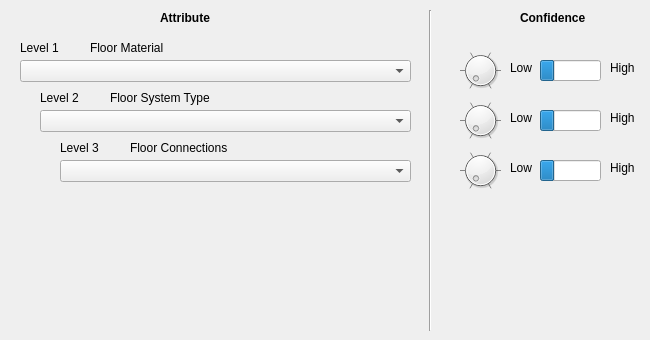
   <widget class="QWidget" name="tabWidgetPage5">
    <attribute name="title">
     <string>Floor</string>
    </attribute>
    <widget class="QDial" name="floor_mat_bp">
     <property name="geometry">
      <rect>
       <x>460</x>
       <y>50</y>
       <width>41</width>
       <height>41</height>
      </rect>
     </property>
     <property name="maximum">
      <number>99</number>
     </property>
     <property name="singleStep">
      <number>10</number>
     </property>
     <property name="wrapping">
      <bool>false</bool>
     </property>
     <property name="notchTarget">
      <double>10.000000000000000</double>
     </property>
     <property name="notchesVisible">
      <bool>true</bool>
     </property>
    </widget>
    <widget class="QLabel" name="label_58">
     <property name="geometry">
      <rect>
       <x>90</x>
       <y>40</y>
       <width>181</width>
       <height>16</height>
      </rect>
     </property>
     <property name="text">
      <string>Floor Material</string>
     </property>
    </widget>
    <widget class="QLabel" name="label_59">
     <property name="geometry">
      <rect>
       <x>520</x>
       <y>10</y>
       <width>81</width>
       <height>16</height>
      </rect>
     </property>
     <property name="font">
      <font>
       <weight>75</weight>
       <bold>true</bold>
      </font>
     </property>
     <property name="text">
      <string>Confidence</string>
     </property>
    </widget>
    <widget class="Line" name="line_8">
     <property name="geometry">
      <rect>
       <x>420</x>
       <y>10</y>
       <width>20</width>
       <height>321</height>
      </rect>
     </property>
     <property name="orientation">
      <enum>Qt::Vertical</enum>
     </property>
    </widget>
    <widget class="QLabel" name="label_62">
     <property name="geometry">
      <rect>
       <x>20</x>
       <y>40</y>
       <width>53</width>
       <height>16</height>
      </rect>
     </property>
     <property name="text">
      <string>Level 1</string>
     </property>
    </widget>
    <widget class="QComboBox" name="floor_mat">
     <property name="geometry">
      <rect>
       <x>20</x>
       <y>60</y>
       <width>391</width>
       <height>22</height>
      </rect>
     </property>
    </widget>
    <widget class="QLabel" name="label_63">
     <property name="geometry">
      <rect>
       <x>510</x>
       <y>60</y>
       <width>31</width>
       <height>16</height>
      </rect>
     </property>
     <property name="text">
      <string>Low</string>
     </property>
    </widget>
    <widget class="QProgressBar" name="progressBar_12">
     <property name="geometry">
      <rect>
       <x>540</x>
       <y>60</y>
       <width>61</width>
       <height>21</height>
      </rect>
     </property>
     <property name="value">
      <number>24</number>
     </property>
     <property name="textVisible">
      <bool>false</bool>
     </property>
     <property name="invertedAppearance">
      <bool>false</bool>
     </property>
    </widget>
    <widget class="QLabel" name="label_64">
     <property name="geometry">
      <rect>
       <x>160</x>
       <y>10</y>
       <width>81</width>
       <height>16</height>
      </rect>
     </property>
     <property name="font">
      <font>
       <weight>75</weight>
       <bold>true</bold>
      </font>
     </property>
     <property name="text">
      <string>Attribute</string>
     </property>
    </widget>
    <widget class="QLabel" name="label_65">
     <property name="geometry">
      <rect>
       <x>610</x>
       <y>60</y>
       <width>31</width>
       <height>16</height>
      </rect>
     </property>
     <property name="text">
      <string>High</string>
     </property>
    </widget>
    <widget class="QDial" name="floor_type_bp">
     <property name="geometry">
      <rect>
       <x>460</x>
       <y>100</y>
       <width>41</width>
       <height>41</height>
      </rect>
     </property>
     <property name="maximum">
      <number>99</number>
     </property>
     <property name="singleStep">
      <number>10</number>
     </property>
     <property name="wrapping">
      <bool>false</bool>
     </property>
     <property name="notchTarget">
      <double>10.000000000000000</double>
     </property>
     <property name="notchesVisible">
      <bool>true</bool>
     </property>
    </widget>
    <widget class="QLabel" name="label_244">
     <property name="geometry">
      <rect>
       <x>510</x>
       <y>110</y>
       <width>31</width>
       <height>16</height>
      </rect>
     </property>
     <property name="text">
      <string>Low</string>
     </property>
    </widget>
    <widget class="QLabel" name="label_245">
     <property name="geometry">
      <rect>
       <x>110</x>
       <y>90</y>
       <width>181</width>
       <height>16</height>
      </rect>
     </property>
     <property name="text">
      <string>Floor System Type</string>
     </property>
    </widget>
    <widget class="QComboBox" name="floor_type">
     <property name="geometry">
      <rect>
       <x>40</x>
       <y>110</y>
       <width>371</width>
       <height>22</height>
      </rect>
     </property>
    </widget>
    <widget class="QLabel" name="label_246">
     <property name="geometry">
      <rect>
       <x>610</x>
       <y>110</y>
       <width>31</width>
       <height>16</height>
      </rect>
     </property>
     <property name="text">
      <string>High</string>
     </property>
    </widget>
    <widget class="QProgressBar" name="progressBar_45">
     <property name="geometry">
      <rect>
       <x>540</x>
       <y>110</y>
       <width>61</width>
       <height>21</height>
      </rect>
     </property>
     <property name="value">
      <number>24</number>
     </property>
     <property name="textVisible">
      <bool>false</bool>
     </property>
     <property name="invertedAppearance">
      <bool>false</bool>
     </property>
    </widget>
    <widget class="QLabel" name="label_247">
     <property name="geometry">
      <rect>
       <x>40</x>
       <y>90</y>
       <width>53</width>
       <height>16</height>
      </rect>
     </property>
     <property name="text">
      <string>Level 2</string>
     </property>
    </widget>
    <widget class="QProgressBar" name="progressBar_46">
     <property name="geometry">
      <rect>
       <x>540</x>
       <y>160</y>
       <width>61</width>
       <height>21</height>
      </rect>
     </property>
     <property name="value">
      <number>24</number>
     </property>
     <property name="textVisible">
      <bool>false</bool>
     </property>
     <property name="invertedAppearance">
      <bool>false</bool>
     </property>
    </widget>
    <widget class="QLabel" name="label_248">
     <property name="geometry">
      <rect>
       <x>610</x>
       <y>160</y>
       <width>31</width>
       <height>16</height>
      </rect>
     </property>
     <property name="text">
      <string>High</string>
     </property>
    </widget>
    <widget class="QLabel" name="label_249">
     <property name="geometry">
      <rect>
       <x>60</x>
       <y>140</y>
       <width>53</width>
       <height>16</height>
      </rect>
     </property>
     <property name="text">
      <string>Level 3</string>
     </property>
    </widget>
    <widget class="QLabel" name="label_250">
     <property name="geometry">
      <rect>
       <x>130</x>
       <y>140</y>
       <width>181</width>
       <height>16</height>
      </rect>
     </property>
     <property name="text">
      <string>Floor Connections</string>
     </property>
    </widget>
    <widget class="QLabel" name="label_251">
     <property name="geometry">
      <rect>
       <x>510</x>
       <y>160</y>
       <width>31</width>
       <height>16</height>
      </rect>
     </property>
     <property name="text">
      <string>Low</string>
     </property>
    </widget>
    <widget class="QDial" name="floor_conn_bp">
     <property name="enabled">
      <bool>true</bool>
     </property>
     <property name="geometry">
      <rect>
       <x>460</x>
       <y>150</y>
       <width>41</width>
       <height>41</height>
      </rect>
     </property>
     <property name="maximum">
      <number>99</number>
     </property>
     <property name="singleStep">
      <number>10</number>
     </property>
     <property name="wrapping">
      <bool>false</bool>
     </property>
     <property name="notchTarget">
      <double>10.000000000000000</double>
     </property>
     <property name="notchesVisible">
      <bool>true</bool>
     </property>
    </widget>
    <widget class="QComboBox" name="floor_conn">
     <property name="enabled">
      <bool>true</bool>
     </property>
     <property name="geometry">
      <rect>
       <x>60</x>
       <y>160</y>
       <width>351</width>
       <height>22</height>
      </rect>
     </property>
    </widget>
   </widget>
